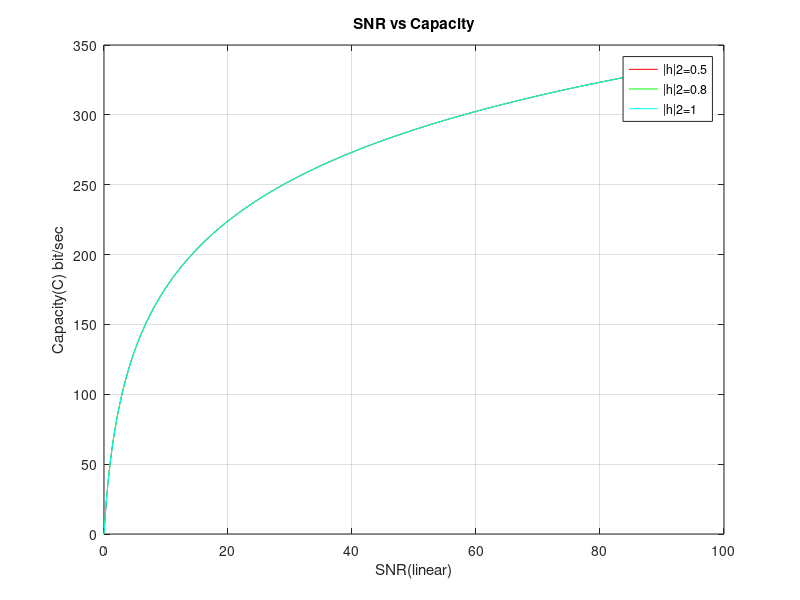
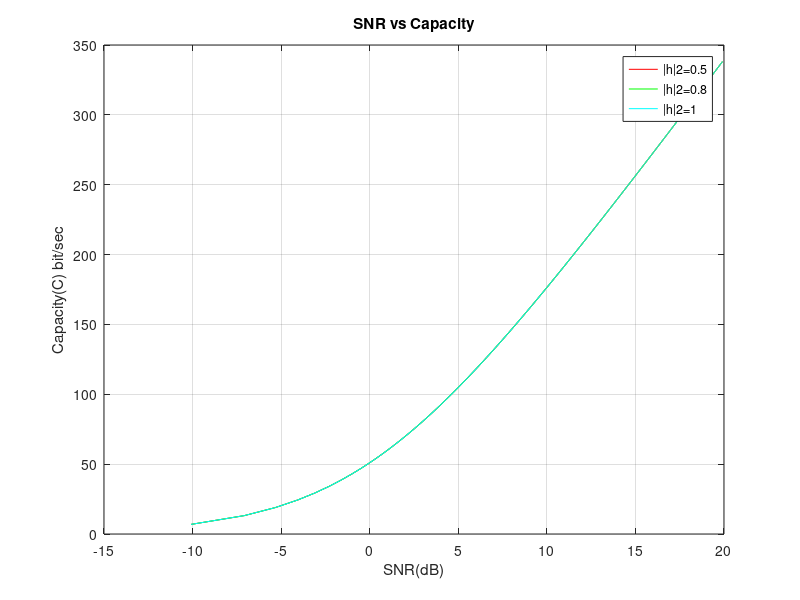

The MATLAB script that drew these images, in order:
%SNR vs Capacity with Fading Channel;
clc;
clear all;
B = 51;
N0 = 1;
P = [0:10^3];
h1=input('h1='); %h1=[h1]^2
h2=input('h2='); %h2=[h2]^2
h3=input('h3='); %h3=[h3]^2
S1=(h1*P./(N0*B));
S2=(h2*P./(N0*B));
S3=(h3*P./(N0*B));
SdB1=10*log10(S1);
SdB2=10*log10(S2);
SdB3=10*log10(S3);
C1 = B.*log2(1+S1);
C2 = B.*log2(1+S2);
C3 = B.*log2(1+S3);
figure(1);
plot(S1,C1,'r',S2,C2,'g',S3,C3,'c')
xlabel('SNR(linear)');
ylabel('Capacity(C) bit/sec');  
title('SNR vs Capacity')
legend('|h|2=0.5','|h|2=0.8','|h|2=1');
grid on;
figure(2);
plot(SdB1,C1,'r',SdB2,C2,'g',SdB3,C3,'c')
xlabel('SNR(dB)');
ylabel('Capacity(C) bit/sec');  
title('SNR vs Capacity')
legend('|h|2=0.5','|h|2=0.8','|h|2=1');
grid on;